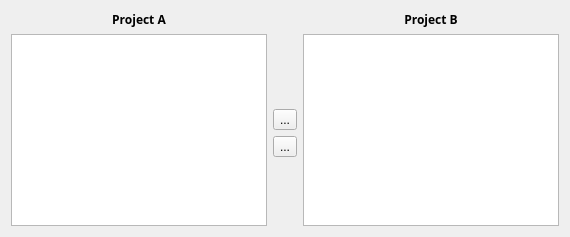
<ui version="4.0" >
 <author></author>
 <comment></comment>
 <exportmacro></exportmacro>
 <class>ProjectDialog</class>
 <widget class="QDialog" name="ProjectDialog" >
  <property name="windowTitle" >
   <string>Choose Project</string>
  </property>
  <layout class="QGridLayout" >
   <item row="3" column="1" >
    <widget class="QToolButton" name="rightButton" >
     <property name="text" >
      <string>...</string>
     </property>
     <property name="icon" >
      <iconset resource="projectchooser.qrc" >:/images/rightarrow.png</iconset>
     </property>
     <property name="iconSize" >
      <size>
       <width>22</width>
       <height>22</height>
      </size>
     </property>
    </widget>
   </item>
   <item row="1" column="1" >
    <spacer>
     <property name="orientation" >
      <enum>Qt::Vertical</enum>
     </property>
     <property name="sizeHint" >
      <size>
       <width>20</width>
       <height>40</height>
      </size>
     </property>
    </spacer>
   </item>
   <item row="4" column="1" >
    <spacer>
     <property name="orientation" >
      <enum>Qt::Vertical</enum>
     </property>
     <property name="sizeHint" >
      <size>
       <width>20</width>
       <height>21</height>
      </size>
     </property>
    </spacer>
   </item>
   <item row="2" column="1" >
    <widget class="QToolButton" name="leftButton" >
     <property name="text" >
      <string>...</string>
     </property>
     <property name="icon" >
      <iconset resource="projectchooser.qrc" >:/images/leftarrow.png</iconset>
     </property>
     <property name="iconSize" >
      <size>
       <width>22</width>
       <height>22</height>
      </size>
     </property>
    </widget>
   </item>
   <item row="0" column="2" >
    <widget class="QLabel" name="labelB" >
     <property name="text" >
      <string>&lt;html>&lt;head>&lt;meta name="qrichtext" content="1" />&lt;/head>&lt;body style=" white-space: pre-wrap; font-family:Sans Serif; font-weight:400; font-style:normal; text-decoration:none;">&lt;p style=" margin-top:0px; margin-bottom:0px; margin-left:0px; margin-right:0px; -qt-block-indent:0; text-indent:0px;">&lt;span style=" font-weight:600;">Project B&lt;/span>&lt;/p>&lt;/body>&lt;/html></string>
     </property>
     <property name="alignment" >
      <set>Qt::AlignCenter</set>
     </property>
    </widget>
   </item>
   <item row="0" column="0" >
    <widget class="QLabel" name="labelA" >
     <property name="text" >
      <string>&lt;html>&lt;head>&lt;meta name="qrichtext" content="1" />&lt;/head>&lt;body style=" white-space: pre-wrap; font-family:Sans Serif; font-weight:400; font-style:normal; text-decoration:none;">&lt;p style=" margin-top:0px; margin-bottom:0px; margin-left:0px; margin-right:0px; -qt-block-indent:0; text-indent:0px;">&lt;span style=" font-weight:600;">Project A&lt;/span>&lt;/p>&lt;/body>&lt;/html></string>
     </property>
     <property name="alignment" >
      <set>Qt::AlignHCenter</set>
     </property>
    </widget>
   </item>
   <item rowspan="4" row="1" column="0" >
    <widget class="ProjectListWidget" name="projectA" />
   </item>
   <item rowspan="4" row="1" column="2" >
    <widget class="ProjectListWidget" name="projectB" />
   </item>
  </layout>
 </widget>
 <pixmapfunction></pixmapfunction>
 <customwidgets>
  <customwidget>
   <class>ProjectListWidget</class>
   <extends>QListWidget</extends>
   <header>projectlistwidget.h</header>
   <container>0</container>
   <pixmap></pixmap>
  </customwidget>
 </customwidgets>
 <resources>
  <include location="projectchooser.qrc" />
 </resources>
 <connections/>
</ui>
